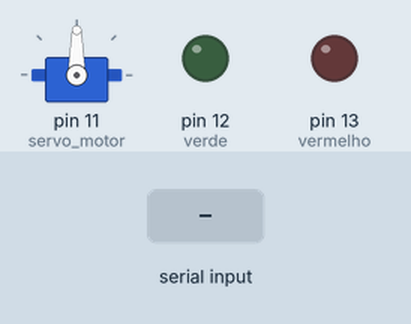
The sketch below on a simulated Arduino Uno, built with avr-gcc and run on an emulated ATmega328P. Parts: servo, output pins drawn as LEDs (lit = HIGH). The test bench sets the inputs (shaded band).

Above: at 1.2 s.
1.3 s: "E" received over Serial
At 2.5 s:
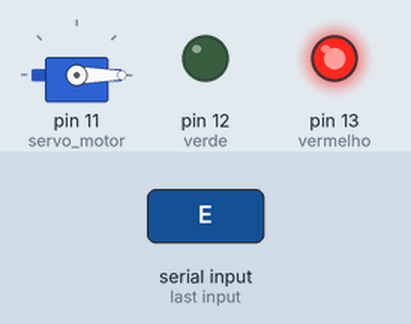
2.8 s: "C" received over Serial
At 3.9 s:
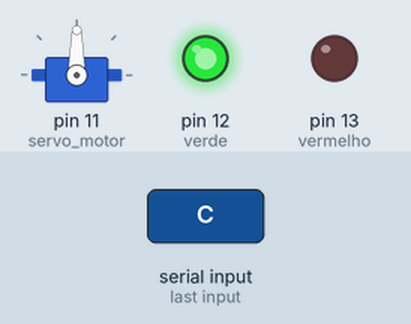
Timing chart, 0 to 5.8 s (numbered marks = the images above; inputs shaded):
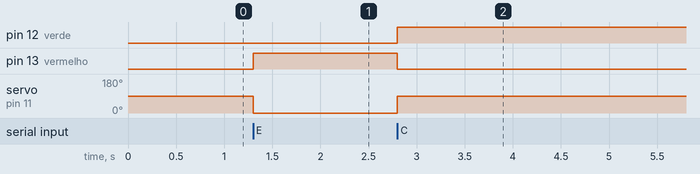

The sketch:

checkpoint.ino
```cpp
#include <Servo.h>

int vermelho = 13; // define o valor 13 para a variável led
int verde = 12;
char situacao;


Servo servo_motor;

void setup() {
  Serial.begin(9600);
  pinMode(vermelho, OUTPUT); // declara led (pino 13 do arduino) como saída (OUTPUT)
  pinMode(verde, OUTPUT);
  servo_motor.attach(11);
}

void loop() {
  situacao = Serial.read(); // variável que vai receber a mensagem do Python

  if (situacao == 'E') {
    digitalWrite(verde, LOW);
    digitalWrite(vermelho, HIGH);
    servo_motor.write(0);
  } else if (situacao == 'C') {
    digitalWrite(verde, HIGH);
    digitalWrite(vermelho, LOW);
    servo_motor.write(90);

  }

}
```

Measured:
- after the input at 1.3 s, pin 13 (vermelho): LOW → HIGH at once; servo on pin 11 (servo_motor): 90° → 0° at once
- after the input at 2.8 s, pin 12 (verde): LOW → HIGH at once; pin 13 (vermelho): HIGH → LOW at once; servo on pin 11 (servo_motor): 0° → 90° at once
